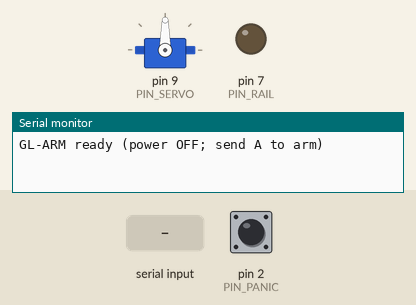
The sketch below on a simulated Arduino Uno, built with avr-gcc and run on an emulated ATmega328P. On the bench: servo, output pins drawn as LEDs (lit = HIGH), the last lines printed to the serial monitor. Inputs (shaded band) come from the test bench; at power-on: pin 2 (PIN_PANIC) HIGH.

Above: at 1.2 s.
1.3 s: "O" received over Serial
At 3.5 s:
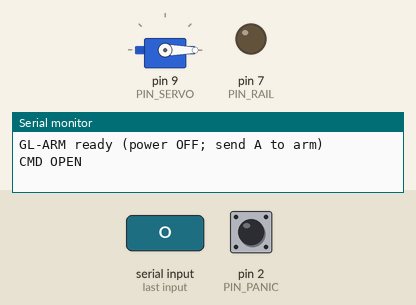
4.3 s: "C" received over Serial
At 6.1 s:
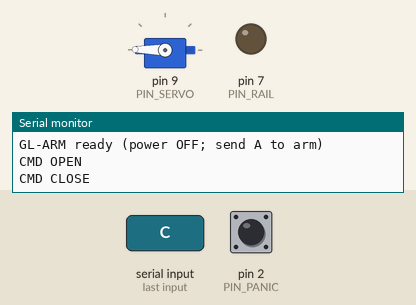
7.3 s: "R" received over Serial
At 7.77 s:
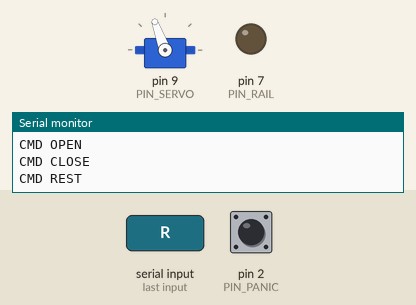
10.3 s: "A" received over Serial
At 10.8 s:
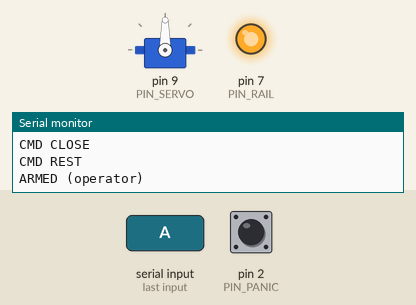
11.8 s: pin 2 (PIN_PANIC) pulled LOW for 0.15 s
At 13.2 s:
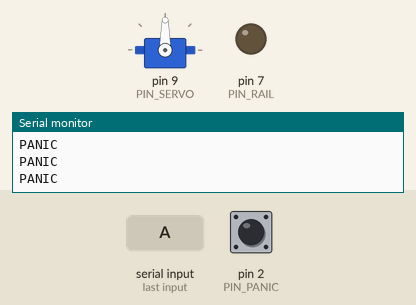
Timing chart, 0 to 14.4 s (numbered marks = the images above; inputs shaded):
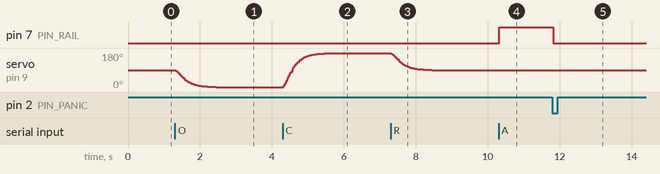

The sketch:

prosthetic_arm.ino
```cpp
/*
 * Ghost-Lattice Prosthetic Arm Firmware
 * Eric Yaka (Elbalor) - CC BY-NC 4.0
 *
 * One-letter protocol over USB serial (115200 baud):
 *   'O'  -> target OPEN   (position 0)
 *   'C'  -> target CLOSE  (position 180)
 *   'R'  -> target REST   (position 90)
 *   'S'  -> DISTRESS STOP: latch the power relay OFF (failsafe state)
 *   'A'  -> re-arm power AFTER a stop, operator-confirmed only
 *
 * Safety model (mirrors ghost_lattice/safety.py):
 *   - servo power rail goes through a relay on PIN_RAIL. Power exists
 *     ONLY while the latch is armed. Default/fault state = no power.
 *   - PIN_PANIC (physical button to GND, INPUT_PULLUP) cuts power in
 *     hardware, completely independent of the laptop and this code.
 *   - the firmware smooths motion itself (critically damped), so even
 *     a burst of commands can never jitter the limb.
 */

#include <Servo.h>

const int PIN_SERVO = 9;     // signal wire (white/orange)
const int PIN_RAIL  = 7;     // relay / MOSFET gate -> servo power rail
const int PIN_PANIC = 2;     // physical panic button (to GND)

const float DT       = 0.02; // 50 Hz control loop
const float OMEGA_N  = 6.0;  // natural frequency (rad/s)

Servo hand;
bool  rail_armed = false;
float pos  = 90.0;           // current commanded position (deg)
float vel  = 0.0;            // deg/s
float goal = 90.0;

void power_off() {           // the ONLY way power exists is through this
  rail_armed = false;
  digitalWrite(PIN_RAIL, LOW);
}

void power_on() {            // only after explicit 'A' from the operator
  rail_armed = true;
  digitalWrite(PIN_RAIL, HIGH);
}

void setup() {
  pinMode(PIN_RAIL, OUTPUT);
  pinMode(PIN_PANIC, INPUT_PULLUP);
  power_off();                        // FAULT STATE: no power to motors
  hand.attach(PIN_SERVO);
  hand.write(pos);
  Serial.begin(115200);
  Serial.println("GL-ARM ready (power OFF; send A to arm)");
}

void loop() {
  unsigned long t0 = millis();

  // 1. panic button: independent hardware path, checked every cycle
  if (digitalRead(PIN_PANIC) == LOW) {
    power_off();
    Serial.println("PANIC");
  }

  // 2. commands from the Ghost-Lattice laptop
  while (Serial.available()) {
    char c = Serial.read();
    switch (c) {
      case 'O': goal = 0.0;   Serial.println("CMD OPEN");  break;
      case 'C': goal = 180.0; Serial.println("CMD CLOSE"); break;
      case 'R': goal = 90.0;  Serial.println("CMD REST");  break;
      case 'S': power_off();  Serial.println("STOP LATCHED"); break;
      case 'A': power_on();   Serial.println("ARMED (operator)");
                break;
    }
  }

  // 3. critically damped motion: y'' = w^2 (g - y) - 2w y'
  float acc = OMEGA_N * OMEGA_N * (goal - pos) - 2.0 * OMEGA_N * vel;
  vel += acc * DT;
  pos += vel * DT;
  hand.write(pos);

  // 4. hold 50 Hz
  unsigned long dt = millis() - t0;
  if (dt < 20) delay(20 - dt);
}
```

Measured:
- after the input at 1.3 s, servo on pin 9 (PIN_SERVO): moves from 90° to 0° over 1.1 s, starting at once
- after the input at 4.3 s, servo on pin 9 (PIN_SERVO): moves from 0° to 179° over 1.3 s, starting at once
- after the input at 7.3 s, servo on pin 9 (PIN_SERVO): moves from 179° to 90° over 1.1 s, starting at once
- after the input at 10.3 s, pin 7 (PIN_RAIL): LOW → HIGH at once
- after the input at 11.8 s, pin 7 (PIN_RAIL): HIGH → LOW at once
